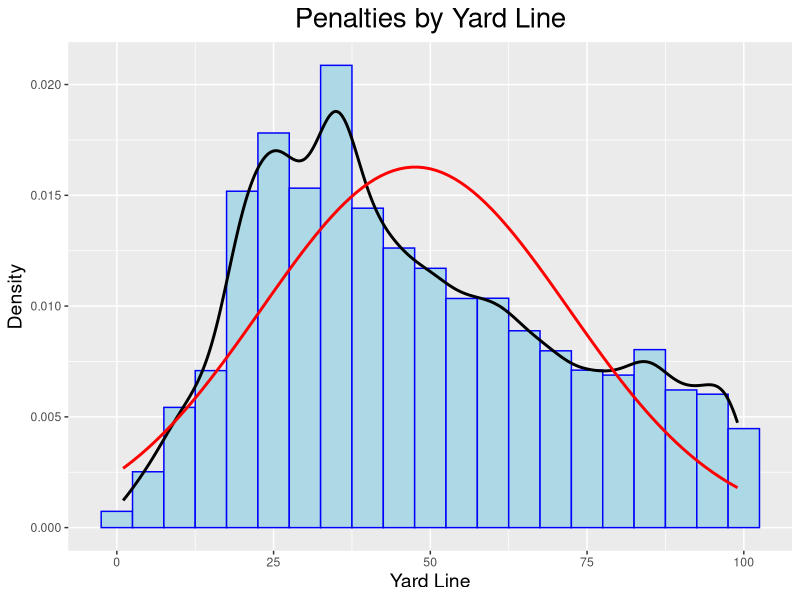
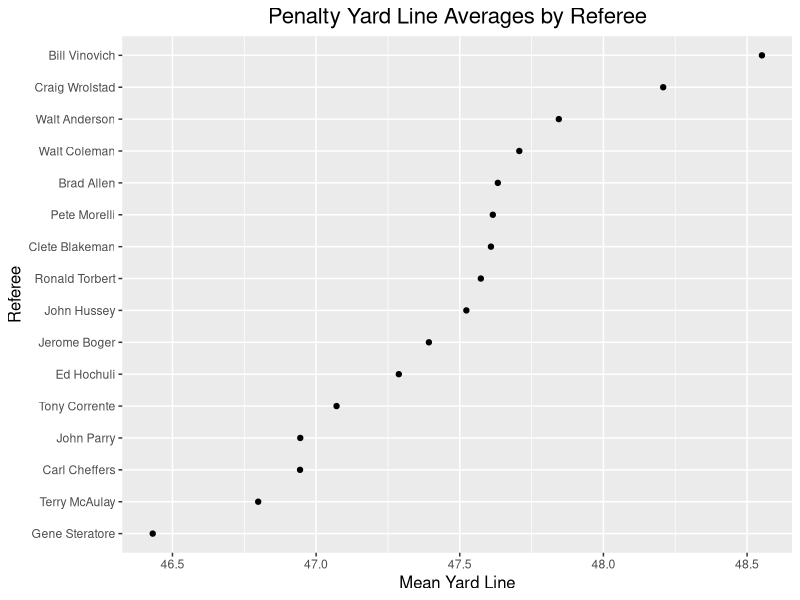
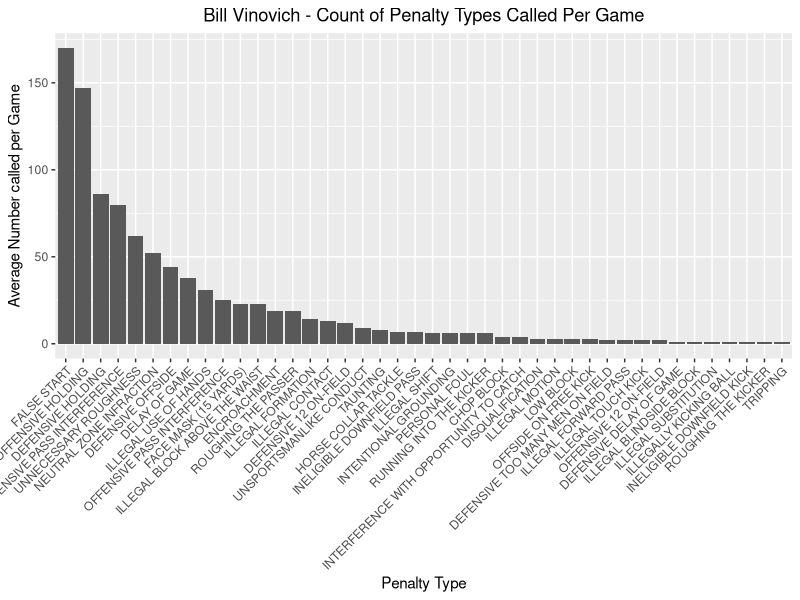

Recreate these plots in R, in order. (Note: this script raises an error after producing the figures.)
## ---- chunk 1
library(ggplot2)
## ---- chunk 2
df <- read.csv("./data/df_ref.csv")
## ---- chunk 3
#Get mean and standard deviation for YardLine
m <- mean(df$YardLine)
std_dev <- sd(df$YardLine)

#Histogram of penalty yard lines
ggplot(df, aes(x=YardLine)) +
  geom_histogram(aes(y = ..density..),
                 binwidth = 5,
                 color = "blue", fill = "lightblue") +
  geom_density(color = "black", lwd=1.0) +
  stat_function(fun = dnorm, args = list(mean = m, sd = std_dev),
                color = "red", lwd = 1.0) +
  theme(plot.title = element_text(hjust = 0.5, size = 20),
        axis.title.x = element_text(size = 14),
        axis.title.y = element_text(size = 14)) +
  ggtitle("Penalties by Yard Line") +
  xlab("Yard Line") +
  ylab("Density")

## Should we not compare this to the distribution of all plays to determine if penalty frequency simply matches the frequency of play at a certain yardage?

## ---- chunk 4
library(tidyverse)
df_subset <- df %>%
  group_by(Referee) %>%
  summarise(mean_yard_line = mean(YardLine)) %>%
  filter(!is.na(Referee))

ggplot(df_subset, aes(x=mean_yard_line,
                      y=fct_reorder(Referee, mean_yard_line))) +
  geom_point() +
  ggtitle("Penalty Yard Line Averages by Referee") +
  scale_y_discrete(name = 'Referee') +
  scale_x_continuous(name = "Mean Yard Line") +
  theme(plot.title = element_text(hjust = 0.5, size = 16),
      axis.title.x = element_text(size = 12),
      axis.title.y = element_text(size = 12))
## ---- chunk 5
bill_df <- df %>%
  filter(Referee == 'Bill Vinovich')

bill_penalty_types <- bill_df %>%
  group_by(PenaltyType) %>%
  summarise(count = length(PenaltyType))

bill_hist <- ggplot(bill_penalty_types, aes(x = reorder(PenaltyType, - count), y = count)) +
  geom_bar(stat = "identity") +
  theme(plot.title = element_text(hjust = 0.5),
        axis.text.x = element_text(angle = 45, hjust = 1)) +
  xlab("Penalty Type") +
  ylab("Average Number called per Game") +
  ggtitle("Bill Vinovich - Count of Penalty Types Called Per Game")

bill_hist
## ---- chunk 6
knitr::opts_chunk$set(echo = FALSE)
#Calculating Average ref data
totalNumberOfGames = nlevels(as.factor(paste(df_ref$GameDate, df_ref$Home)))

#Calculating number of games each ref worked
totalNumberOfGamesByRef <- unique(df_ref[c("Referee", "GameDate")]) %>% group_by(Referee) %>% summarize(numReffed = n())


#Adding the total game numbers to the df_ref
df_ref = merge(df_ref, totalNumberOfGamesByRef, by = "Referee")


#Getting average penalty types called for all refs
averagePenaltyTypeCalled = table(df_ref$PenaltyType) / totalNumberOfGames
df_averagePenaltyTypeCalled = as.data.frame(averagePenaltyTypeCalled)
colnames(df_averagePenaltyTypeCalled) = c("PenaltyType", "FreqTotal")


#Getting Average called by refs
PenTypeCounts <- df_ref %>% group_by(Referee, PenaltyType) %>% 
    summarize(Freq = n() / numReffed[1])

#Removing NA/Other Categories
PenTypeCounts <- PenTypeCounts[!is.na(PenTypeCounts$Referee),]
PenTypeCounts <- PenTypeCounts[PenTypeCounts$PenaltyType != "OTHER",]


#Changing Data sorted by ref to diversion from average of all refs
for (penType in levels(df_ref$PenaltyType)){
  PenTypeCounts[PenTypeCounts$PenaltyType == penType,]$Freq = 
 1  - PenTypeCounts[PenTypeCounts$PenaltyType == penType,]$Freq/as.double(averagePenaltyTypeCalled[penType])
  
}

PenTypeCounts <- merge(PenTypeCounts, df_averagePenaltyTypeCalled, by = "PenaltyType")

hist_previous <- ggplot(df_averagePenaltyTypeCalled, aes(x = reorder(PenaltyType, - FreqTotal), y = FreqTotal)) + geom_bar(stat = "identity") + theme(plot.title = element_text(hjust = 0.5), axis.text.x  = element_text(angle=45, hjust = 1)) + xlab("Penalty Type") + ylab("Average Number called per Game") + ggtitle("Average Number of Each Penalty Type Called Per Game")
## ---- chunk 7
library(gridExtra)
grid.arrange(hist_previous, bill_hist, ncol = 2)
